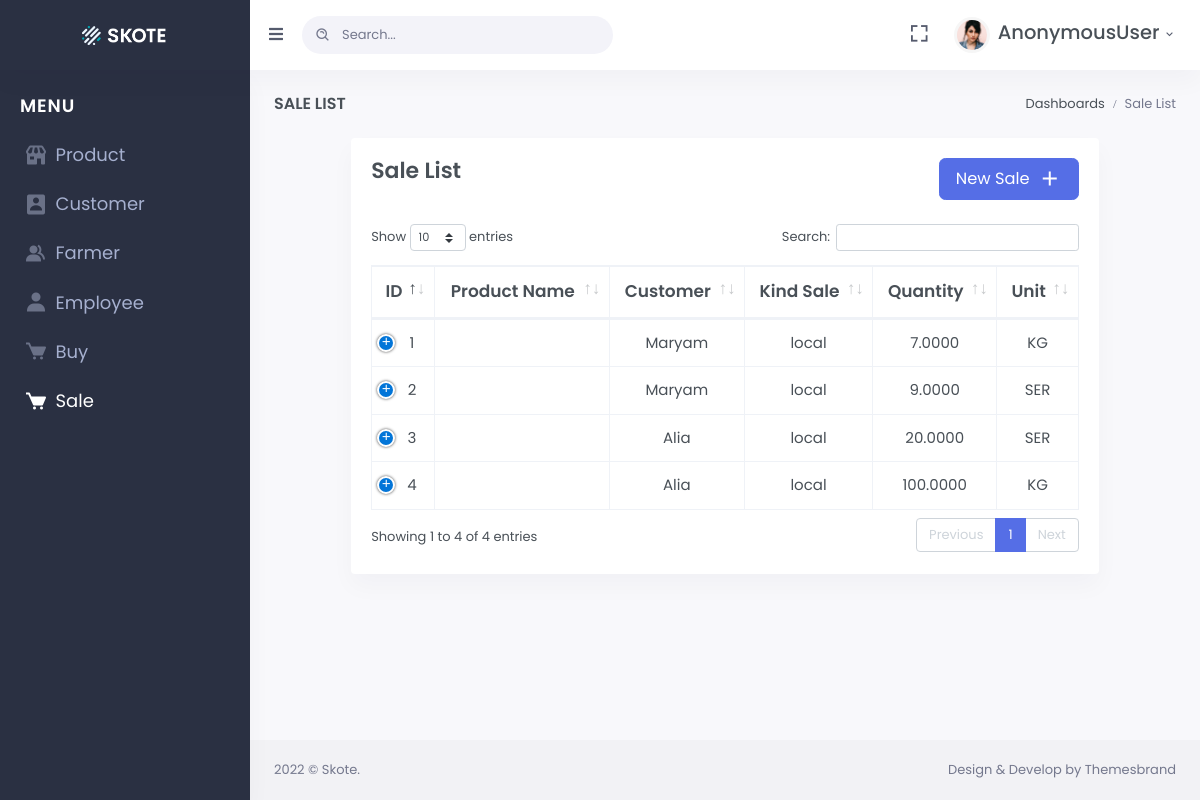
/sales/list/, run on the app's committed database.
### products/models.py (models this page shows, shortened)
class Sale(models.Model):
    SALE_TYPE = (
        ("export", "export"),
        ("local", "local"),
    )
    UNITE = (
        ('KG','KG'),
        ('SER', 'SER'),
        ('MANN','MANN'),
        ('CARTOON', 'CARTOON'),
    )
    product = models.ForeignKey(Product, on_delete=models.CASCADE)
    customer = models.ForeignKey(Customer, on_delete=models.CASCADE)
    type_of_sale = models.CharField(max_length=20, choices=SALE_TYPE, default="local", verbose_name="Type")
    quantity = models.DecimalField(decimal_places=4, max_digits=8, default=0)
    unit = models.CharField(max_length=20, choices=UNITE, default="KG")
    price = models.DecimalField(decimal_places=4, max_digits=10, default=0)
    total_price = models.DecimalField(decimal_places=4, max_digits=10, default=0)
    recieved_amount = models.DecimalField(decimal_places=4, max_digits=10, default=0)
    remained_amount = models.DecimalField(decimal_places=4, max_digits=10, default=0)
    date_of_sale = models.DateField(auto_now_add=True)
    date_of_send = models.DateTimeField(null=True, blank=True)

### customers/models.py (models this page shows, shortened)
class Customer(models.Model):
    name = models.CharField(max_length=200)
    last_name = models.CharField(max_length=200)
    phone1 = models.CharField(max_length=20, unique=True)
    phone2 = models.CharField(max_length=20, unique=True)
    cart_no = models.CharField(max_length=200, unique=True)
    address = models.CharField(max_length=400)

### products/views.py (the view)
# urls.py: path("sales/list/", views.sale_list_view, name="sale-list"),
def sale_list_view(request):
    sales = Sale.objects.all()
    context={
        "sales": sales
    }
    return render(request,"sales/sale_list.html", context)

### products/templates/sales/sale_list.html (shortened to what this page needs)
{% extends 'base.html' %}
{% load static %}
{% block page_title %}
    Sale List
{% endblock page_title %}
{% block breadcrumb %}
<ol class="breadcrumb m-0">
    <li class="breadcrumb-item"><a href="javascript: void(0);">Dashboards</a></li>
    <li class="breadcrumb-item active font-size-40">Sale List</li>
</ol>{% endblock breadcrumb %}
{% block content %}
<div class="row">
    <div class="col-xl-10 m-auto">
        <div class="card">
            <div class="card-body">
                <div class="row">
                    <div class="col-lg-6">
                        <h4 class="card-title font-size-22">Sale List</h4>
                    </div>
                    <div class="col-lg-6">
                        <a href="{% url 'sale-create' %}" class="btn btn-lg btn-primary float-right rounded-xl mb-4">New Sale
                            <i class="bx bx-plus font-size-24 align-middle ml-1"></i>
                        </a>
                    </div>
                </div>
                <table id="datatable" class="table table-bordered dt-responsive nowrap"
                    style="border-collapse: collapse; border-spacing: 0; width: 100%;">
                    <thead>
                        <tr style="text-align:center">
                            <th class="font-size-17">ID</th>
                            <th class="font-size-17">Product Name</th>
                            <th class="font-size-17">Customer</th>
                            <th class="font-size-17">Kind Sale</th>
                            <th class="font-size-17">Quantity</th>
                            <th class="font-size-17">Unit</th>
                        </tr>
                    </thead>
                    <tbody>
                        {% for sale in sales %}
                        <tr style="text-align:center" >
                        <td class="font-size-15">{{forloop.counter}}</td>
                        <td class="font-size-15">{{ sale.product.product_name}}</td>
                        <td class="font-size-15">{{ sale.customer.name}}</td>
                        <td class="font-size-15">{{ sale.type_of_sale}}</td>
                        <td class="font-size-15">{{ sale.quantity}}</td>
                        <td class="font-size-15">{{ sale.unit}}</td>
                    </tr>
                        {% endfor %}
                    </tbody>
                </table>
            </div>
        </div>
    </div>
</div>
{% endblock content %}

### data on the page
Sale: customer.name "Maryam", type_of_sale "local", quantity "7.0000", unit "KG"
Sale: customer.name "Maryam", type_of_sale "local", quantity "9.0000", unit "SER"
Sale: customer.name "Alia", type_of_sale "local", quantity "20.0000", unit "SER"
Sale: customer.name "Alia", type_of_sale "local", quantity "100.0000", unit "KG"

### other printed values
{{ request.user }} "AnonymousUser"
